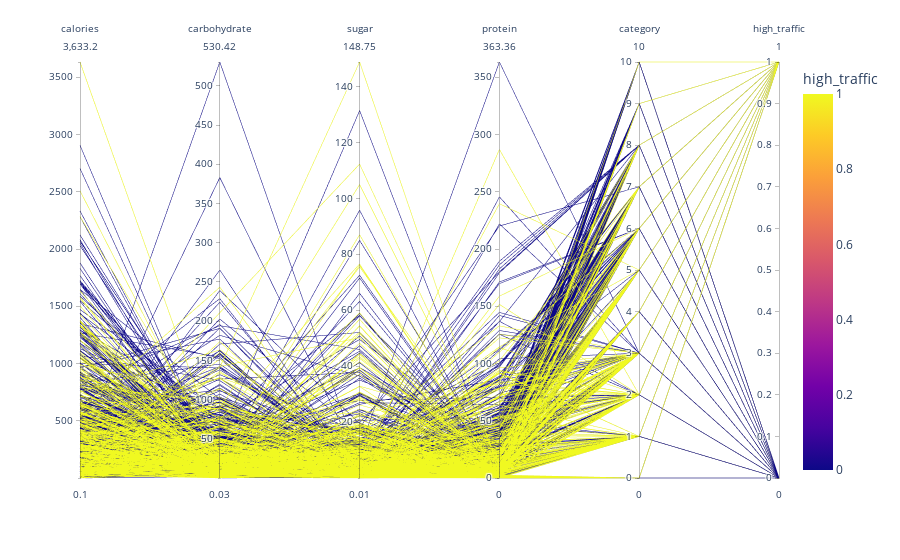

The code cell stored with this chart in its notebook:
### Markdown cell above
PCP for numerical features "this is interactive graph"

### Code cell
fig = px.parallel_coordinates(recipe.drop(columns=['recipe', 'servings', 'calories_cat', 'carbohydrate_cat', 'sugar_cat', 'protein_cat']), color='high_traffic')

# Show the plot (PCP plot)
# parallel coordinates plot
fig.show()
# 0 is high traffic (blue)
# 1 is low traffic  (yello)

### Figure 1 — Plotly figure (JSON) as saved in the notebook; plotly's stock layout.template omitted (floating-point values rounded to 4 significant figures; data arrays with more than 128 entries replaced by an {"elided": "..."} marker saying what was removed)
{"data": [{"dimensions": [{"label": "calories", "values": {"elided": "947 float values"}}, {"label": "carbohydrate", "values": {"elided": "947 float values"}}, {"label": "sugar", "values": {"elided": "947 float values"}}, {"label": "protein", "values": {"elided": "947 float values"}}, {"label": "category", "values": {"elided": "947 int values"}}, {"label": "high_traffic", "values": {"elided": "947 int values"}}], "domain": {"x": [0, 1], "y": [0, 1]}, "line": {"color": {"elided": "947 int values"}, "coloraxis": "coloraxis"}, "name": "", "type": "parcoords"}], "layout": {"coloraxis": {"colorbar": {"title": {"text": "high_traffic"}}, "colorscale": [[0, "#0d0887"], [0.1111, "#46039f"], [0.2222, "#7201a8"], [0.3333, "#9c179e"], [0.4444, "#bd3786"], [0.5556, "#d8576b"], [0.6667, "#ed7953"], [0.7778, "#fb9f3a"], [0.8889, "#fdca26"], [1, "#f0f921"]]}, "legend": {"tracegroupgap": 0}, "margin": {"t": 60}}}
